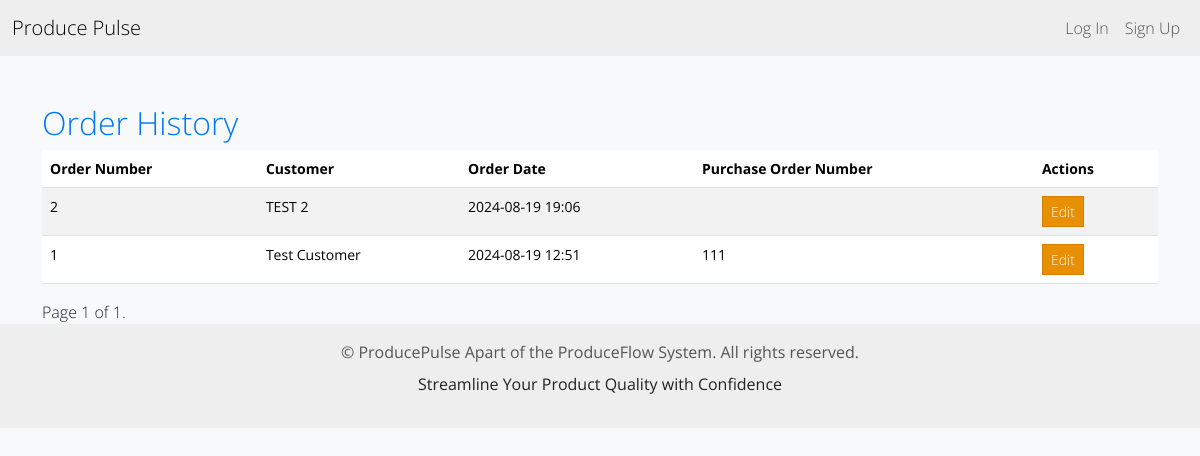
Before: /order-history/ with the older database file.
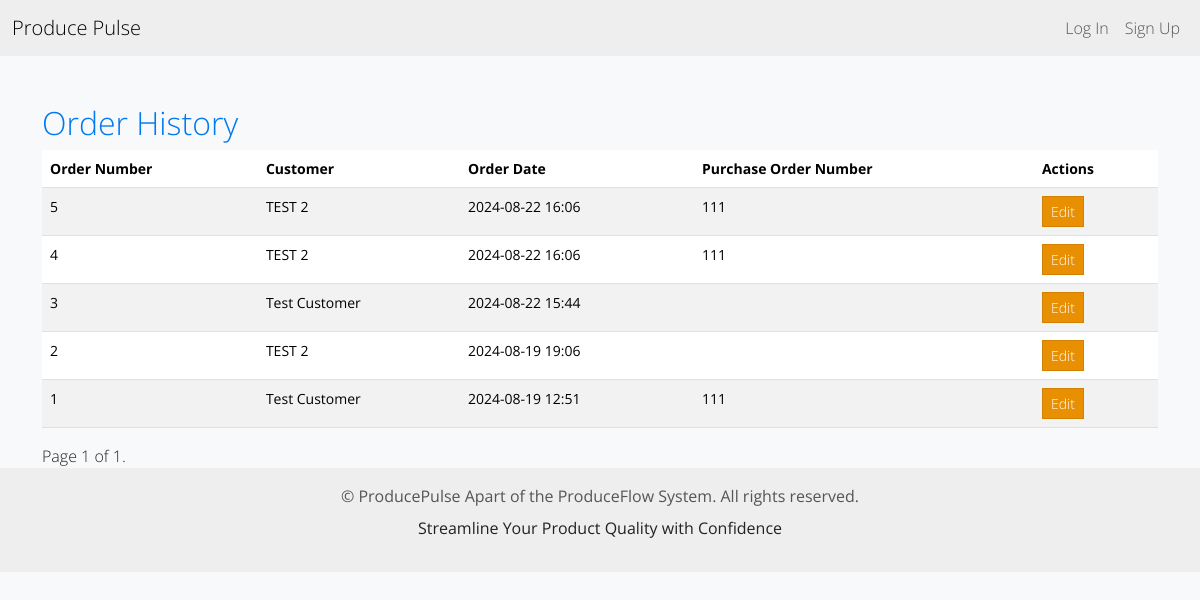
After: the same page with the newer database file.
### inventory/models.py (models this page shows, shortened)
class Order(models.Model):
    order_number = models.PositiveIntegerField(unique=True, editable=False)
    order_customer = models.ForeignKey(OrderCustomer, on_delete=models.CASCADE)
    created_by = models.ForeignKey(User, on_delete=models.CASCADE)
    purchase_order_number = models.CharField(max_length=20, blank=True)
    created_at = models.DateTimeField(auto_now_add=True)
    is_submitted = models.BooleanField(default=False)  # Track if the order is submitted
    build_date = models.DateField(null=True, blank=True)  # New field for build date

class OrderCustomer(models.Model):
    name = models.CharField(max_length=255)
    address = models.CharField(max_length=255, blank=True)
    phone_number = models.CharField(max_length=20, blank=True)
    delivery_address = models.CharField(max_length=255, blank=True)

### inventory/views.py (the view)
# urls.py: path('order-history/', order_history, name='order_history'),
def order_history(request):
    orders_list = Order.objects.all().order_by('-created_at')
    paginator = Paginator(orders_list, 10)  # Show 10 orders per page
    page_number = request.GET.get('page')
    orders = paginator.get_page(page_number)
    context = {
        'orders': orders
    }
    return render(request, 'inventory/order_history.html', context)

### inventory/templates/inventory/order_history.html (shortened to what this page needs)
{% extends 'inventory/base.html' %}
{% block content %}
<div class="container mt-5">
    <h2>Order History</h2>
    <table class="table table-striped">
        <thead>
            <tr>
                <th>Order Number</th>
                <th>Customer</th>
                <th>Order Date</th>
                <th>Purchase Order Number</th>
                <th>Actions</th>
            </tr>
        </thead>
        <tbody>
            {% for order in orders %}
            <tr>
                <td>{{ order.order_number }}</td>
                <td>{{ order.order_customer.name }}</td>
                <td>{{ order.created_at|date:"Y-m-d H:i" }}</td>
                <td>{{ order.purchase_order_number }}</td>
                <td>
                    <a href="{% url 'order_edit' order.id %}" class="btn btn-warning btn-sm">Edit</a>
                </td>
            </tr>
            {% endfor %}
        </tbody>
    </table>
    <div class="pagination">
        <span class="step-links">
            <span class="current">
                Page {{ orders.number }} of {{ orders.paginator.num_pages }}.
            </span>
        </span>
    </div>
</div>
{% endblock content %}

Changed rows visible on the page:
added Order: order_number "5", order_customer.name "TEST 2", created_at "2024-08-22 16:06", purchase_order_number "111"
added Order: order_number "4", order_customer.name "TEST 2", created_at "2024-08-22 16:06", purchase_order_number "111"
added Order: order_number "3", order_customer.name "Test Customer", created_at "2024-08-22 15:44"
